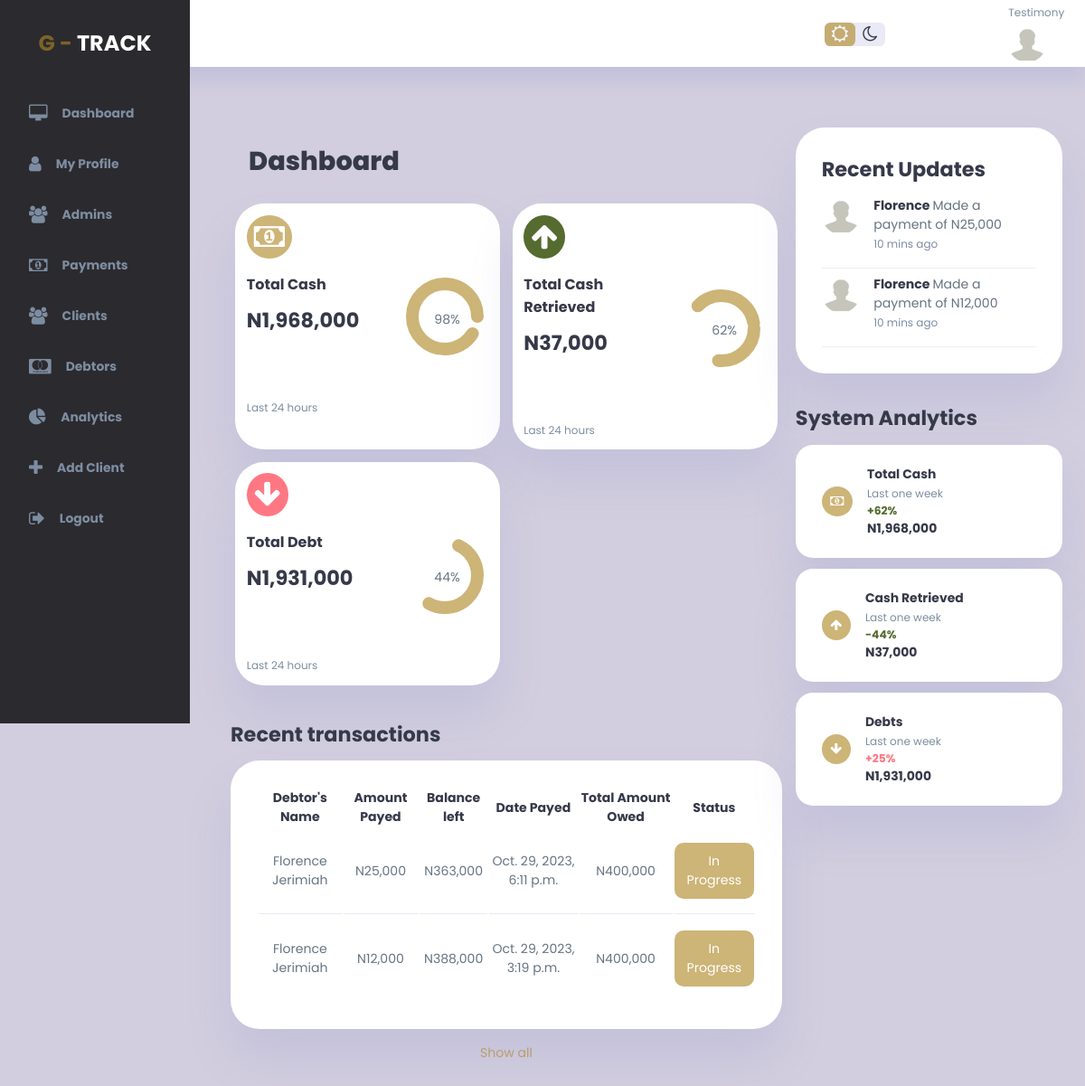
Page / (signed in) on the earlier database version.
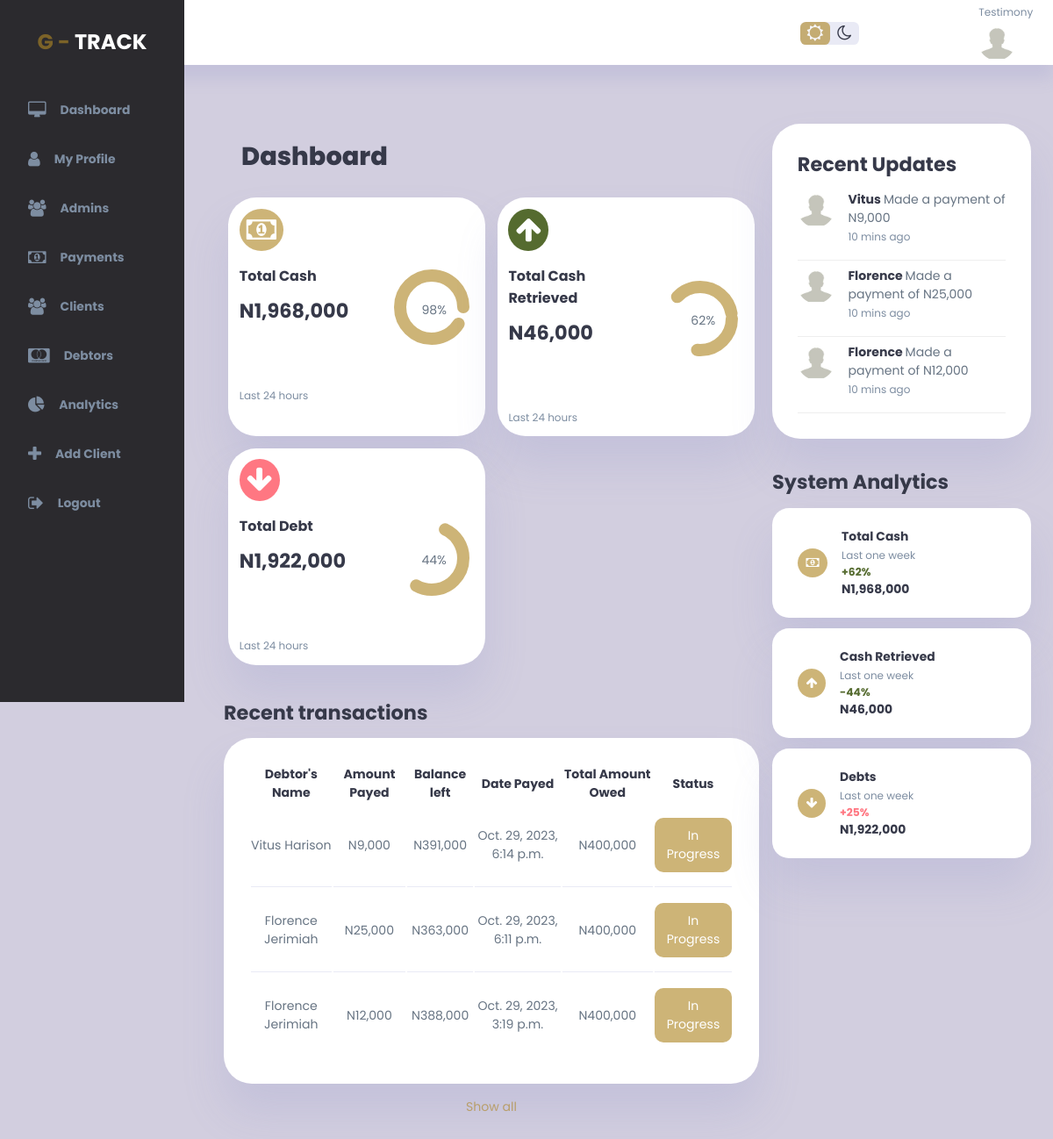
Same page on the later database version.
### gtrack_app/models.py (models this page shows)
class Payment(models.Model):
    debtor_id = models.ForeignKey(Debtor, on_delete=models.CASCADE, blank=True, null=True)  # Foreign key to Debtor
    client_id = models.ForeignKey(User, on_delete=models.CASCADE, blank=True, null=True)
    medium_of_payment = models.CharField(max_length=65, null=True, blank=True)
    amount_payed = models.DecimalField(max_digits=10, decimal_places=2, null=True)
    status = models.CharField(max_length=65, null=True, blank=True)
    balance_left = models.DecimalField(max_digits=10, decimal_places=2, default=0.00)
    date_payed = models.DateTimeField(auto_now=True)

class Debtor(models.Model):
    client_id = models.IntegerField(blank=True, null=True)
    firstname = models.CharField(max_length=65, null=True, blank=True)
    surname = models.CharField(max_length=65, null=True, blank=True)
    address = models.CharField(max_length=65, null=True, blank=True)
    phone = models.CharField(max_length=65, null=True, blank=True)
    email = models.CharField(max_length=65, null=True, blank=True)
    guarantors_name = models.CharField(max_length=65, null=True, blank=True)
    guarantors_phone = models.CharField(max_length=65, null=True, blank=True)
    guarantors_email = models.CharField(max_length=65, null=True, blank=True)
    amount_owed = models.DecimalField(max_digits=10, decimal_places=2, default=0.00)
    date_captured = models.DateTimeField(auto_now=True)
    due_date = models.DateField(null=True, blank=True)

### gtrack_app/views.py (the view, shortened to what this page needs)
# urls.py: path('', views.index, name='index'),
@login_required
def index(request):
    current_user = request.user
    if current_user.is_staff:
        all_payments = Payment.objects.all().order_by('date_payed').reverse()[:5]
        all_debtors = Debtor.objects.all()[:5]
        debtors = Debtor.objects.all()
        payments = Payment.objects.all()
        total = debtors.aggregate(Sum('amount_owed'))['amount_owed__sum']
        retrieved = payments.aggregate(Sum('amount_payed'))['amount_payed__sum']
        if total is None or retrieved is None:
            return render(request, 'error_pages/admin_index.html', {})
        debt = total - retrieved
        return render(request, 'index.html', {'payments': all_payments, 'debtors': all_debtors, "total": total, "retrieved": retrieved, "debt": debt})

### templates/index.html (shortened to what this page needs)
{% extends 'base.html' %}
{% block content %}
{% if user.is_authenticated and user.is_staff and user.is_superuser %}
{% load static %}
                    {% load humanize %}
{% elif user.is_authenticated and not user.is_superuser and user.is_staff %}
    {% include 'editor_admins_dashboard/index.html' %}
{% else %}
{% include 'clients_dashboard/index.html' %}
{% endif %}
{% endblock %}

### templates/editor_admins_dashboard/index.html (shortened to what the changed rows need)
{% extends 'base.html' %}
{% block content %}
{% load static %}
<div class="wrapper">
    <div class="main-container">
        <div class="content">
            <main>
                <h1 class="panel-label">Dashboard</h1>
                    {%  load humanize %}
                <div class="insights">
                    <div class="sales">
                        <div class="middle">
                            <div class="left">
                                <h2>N{{total|floatformat:0|intcomma}}</h2>
                            </div>
                            <div class="progress">
                                <svg>
                                    <circle cx="38" cy="38" r="36"></circle>
                                </svg>
                                <div class="number">
                                    <p>98%</p>
                                </div>
                            </div>
                        </div>
                    </div>
                    <div class="expenses">
                        <div class="middle">
                            <div class="left">
                                <h3>Total Cash Retrieved</h3>
                                <h2>N{{retrieved|floatformat:0|intcomma}}</h2>
                            </div>
                            <div class="progress">
                                <svg>
                                    <circle cx="38" cy="38" r="36"></circle>
                                </svg>
                                <div class="number">
                                    <p>62%</p>
                                </div>
                            </div>
                        </div>
                    </div>
                    <div class="income">
                        <div class="middle">
                            <div class="left">
                                <h3>Total Debt</h3>
                                <h2>N{{debt|floatformat:0|intcomma}}</h2>
                            </div>
                            <div class="progress">
                                <svg>
                                    <circle cx="38" cy="38" r="36"></circle>
                                </svg>
                                <div class="number">
                                    <p>44%</p>
                                </div>
                            </div>
                        </div>
                    </div>
                </div>
                <div class="recent-orders">
                    <h2>Recent transactions</h2>
                    <table>
                            <thead>
                                <tr>
                                    <th>Debtor's Name</th>
                                    <th>Amount Payed</th>
                                    <th>Balance left</th>
                                    <th>Date Payed</th>
                                    <th>Total Amount Owed</th>
                                    <th>Status</th>
                                </tr>
                            </thead>
                            <tbody>
                                {% for payment in payments %}
                                <tr>
                                    <td>{{ payment.debtor_id.firstname }} {{ payment.debtor_id.surname }}</td>
                                    <td>N{{ payment.amount_payed|floatformat:0|intcomma }}</td>
                                    <td>N{{ payment.balance_left|floatformat:0|intcomma }}</td>
                                    <td>{{ payment.date_payed }}</td>
                                    <td>N{{ payment.debtor_id.amount_owed|floatformat:0|intcomma }}</td>
                                    <td><a class="status-btn">{{ payment.status }}</a></td>
                                </tr>
                                {% endfor %}
                            </tbody>
                        </table>
                </div>
            </main>
            <div class="right">
                <div class="recent-updates">
                    <h2>Recent Updates</h2>
                    {% for payment in payments %}
                    <div class="updates">
                        <div class="update">
                            <div class="profile-photo">
                                <img src="{% static 'img/anonymous.jpg' %}" alt="mgm">
                            </div>
                            <div class="message">
                                    <td><p><b>{{ payment.debtor_id.firstname }} </b> Made a payment of N{{ payment.amount_payed|floatformat:0|intcomma }}</p></td>
                                <small class="text-muted">10 mins ago</small>
                            </div>
                        </div>
                    </div>
                    {% endfor %}
                </div>
                <div class="sales-analytics">
                    <h2>System Analytics</h2>
                    <div class="item online">
                        <div class="right">
                            <div class="info">
                                <h3>Cash Retrieved</h3>
                                <small class="text-muted"> Last one week</small>
                            </div>
                            <h5 class="success">-44%</h5>
                            <h3>N{{retrieved|floatformat:0|intcomma}}</h3>
                        </div>
                    </div>
                    <div class="item online">
                        <div class="right">
                            <div class="info">
                                <h3>Debts</h3>
                                <small class="text-muted"> Last one week</small>
                            </div>
                            <h5 class="danger">+25%</h5>
                            <h3>N{{debt|floatformat:0|intcomma}}</h3>
                        </div>
                    </div>
                </div>
            </div>
        </div>
    </div>
</div>
{% endblock %}

Differences in the rows shown:
added Payment: debtor_id.firstname "Vitus", debtor_id.surname "Harison", amount_payed "9,000", balance_left "391,000", date_payed "Oct. 29, 2023, 6:14 p.m.", debtor_id.amount_owed "400,000", status "In Progress"
Other differences:
{{ retrieved|floatformat:0|intcomma }}: "37,000" → "46,000"
{{ debt|floatformat:0|intcomma }}: "1,931,000" → "1,922,000"
